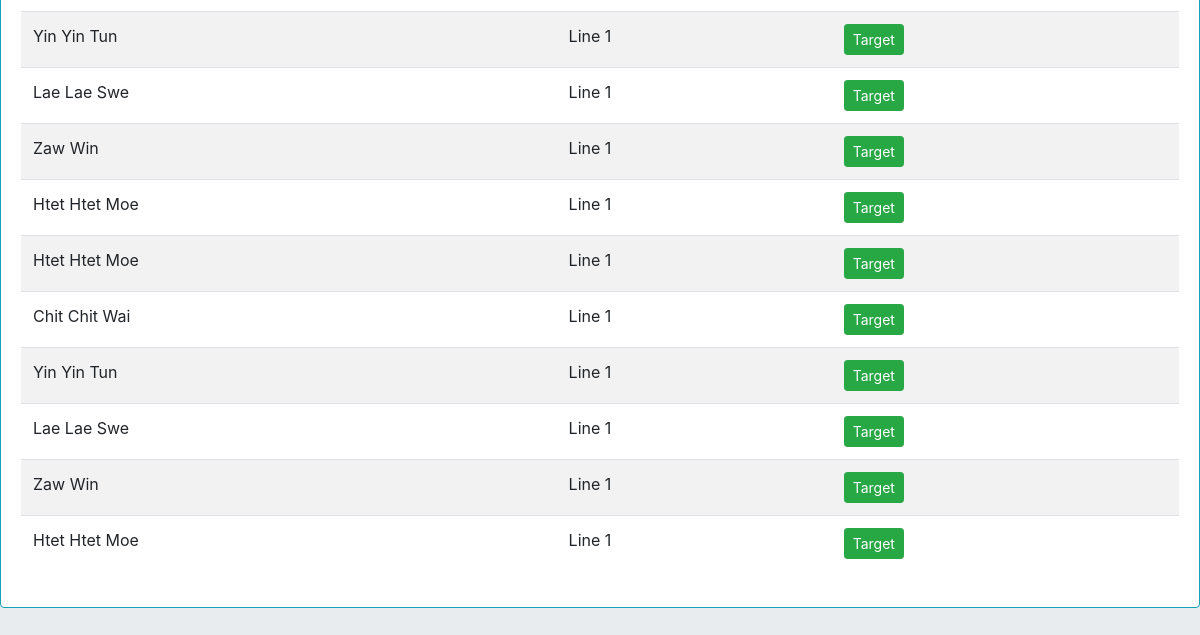
The app's page /operatortarget/1/ (lower part), older data.
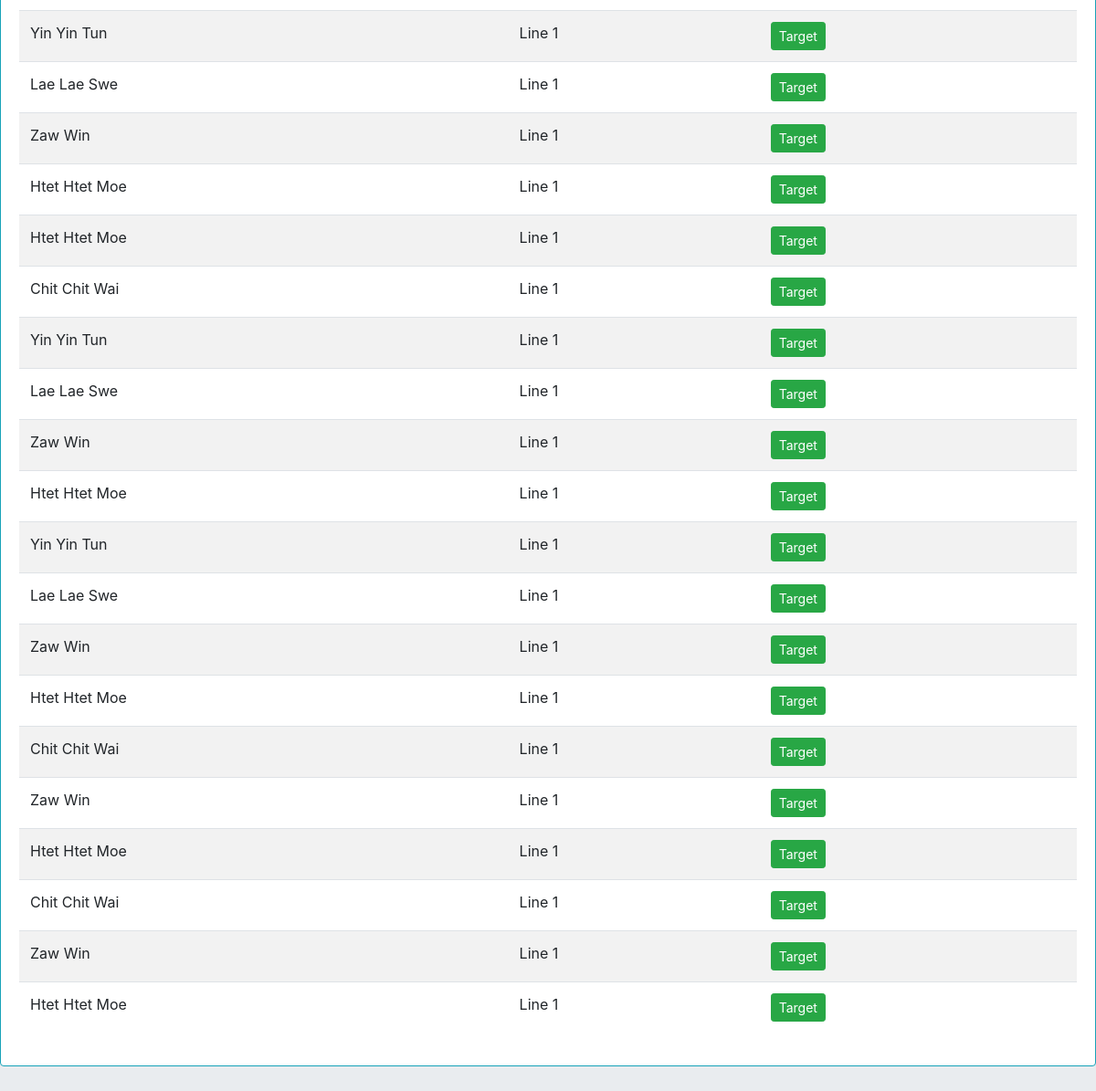
The same page, newer data.
### myapp/models.py (models this page shows, shortened)
class daily_report(models.Model):
    operator_name = models.ForeignKey(operator, on_delete=models.CASCADE)
    line = models.ForeignKey(line, on_delete=models.CASCADE)
    h1 = models.PositiveIntegerField(default=0)
    h2 = models.PositiveIntegerField(default=0)
    h3 = models.PositiveIntegerField(default=0)
    h4 = models.PositiveIntegerField(default=0)
    h5 = models.PositiveIntegerField(default=0)
    h6 = models.PositiveIntegerField(default=0)
    h7 = models.PositiveIntegerField(default=0)
    h8 = models.PositiveIntegerField(default=0)
    h9 = models.PositiveIntegerField(default=0)
    h10 = models.PositiveIntegerField(default=0)
    h11 = models.PositiveIntegerField(default=0)
    h12 = models.PositiveIntegerField(default=0)
    target = models.PositiveIntegerField(default=0)
    target_qty = models.PositiveIntegerField(default=0)
    target_per = models.PositiveIntegerField(default=0)
    combine = models.PositiveIntegerField(default=1)
    created_date = models.DateField(auto_now_add=True)
    updated_at = models.DateTimeField(auto_now=True)

class operator(models.Model):
    name = models.CharField(max_length=255)
    line = models.ForeignKey(line, on_delete=models.CASCADE)
    employee_code = models.CharField(max_length=255, blank=True, null=True)
    burmese = models.CharField(max_length=255, blank=True, null=True)
    role = models.CharField(max_length=255, blank=True, null=True)
    daily_target = models.PositiveIntegerField(default=0)
    status = models.BooleanField(default=False)
    def __str__(self):
        return self.name

class line(models.Model):
    line_name = models.CharField(max_length=255)
    target = models.PositiveIntegerField(default=0)
    def __str__(self):
        return self.line_name

### myapp/views.py (the view)
# urls.py: path('operatortarget/<int:id>/', views.operatortarget, name='operatortarget'),
def operatortarget(request,id):
    lis = line.objects.all()
    op = daily_report.objects.filter(line=id)
    context = {'lis':lis, 'op':op}
    return render(request, 'operatortarget.html', context)

### templates/operatortarget.html (shortened to what this page needs)
{% extends 'base.html' %}
{% block content %}
<div class="card border-info mb-3">
  <div class="card-body">
<table class="table table-striped" id="operatortargettbl">
  <tbody>
  	{% for i in op %}
    <tr>
      <td>{{i.operator_name}}</td>
      <td>{{i.line}}</td>
      <td>
<button type="button" class="btn btn-sm btn-success" data-toggle="modal" data-target="#optTargetMoal-{{i.id}}">
  Target
</button>
      </td>
    </tr>
    {% endfor %}
  </tbody>
</table>
  </div>
</div>
{% endblock content %}

Row changes from the older to the newer data that the page shows:
added daily_report: operator_name "Yin Yin Tun", line "Line 1"
added daily_report: operator_name "Lae Lae Swe", line "Line 1"
added daily_report: operator_name "Zaw Win", line "Line 1"
added daily_report: operator_name "Htet Htet Moe", line "Line 1"
added daily_report: operator_name "Chit Chit Wai", line "Line 1"
added daily_report: operator_name "Zaw Win", line "Line 1"
added daily_report: operator_name "Htet Htet Moe", line "Line 1"
added daily_report: operator_name "Chit Chit Wai", line "Line 1"
added daily_report: operator_name "Zaw Win", line "Line 1"
added daily_report: operator_name "Htet Htet Moe", line "Line 1"
